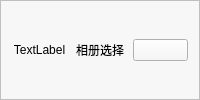
            <widget class="QFrame" name="frame_16">
             <property name="styleSheet">
              <string notr="true">background-color: rgb(247, 247, 247);</string>
             </property>
             <property name="frameShape">
              <enum>QFrame::StyledPanel</enum>
             </property>
             <property name="frameShadow">
              <enum>QFrame::Raised</enum>
             </property>
             <layout class="QHBoxLayout" name="horizontalLayout_11">
              <item>
               <widget class="QLabel" name="label_14">
                <property name="text">
                 <string>TextLabel</string>
                </property>
                <property name="alignment">
                 <set>Qt::AlignCenter</set>
                </property>
               </widget>
              </item>
              <item>
               <widget class="QLabel" name="label_15">
                <property name="text">
                 <string>相册选择</string>
                </property>
                <property name="alignment">
                 <set>Qt::AlignCenter</set>
                </property>
               </widget>
              </item>
              <item>
               <widget class="QPushButton" name="pushButton_25">
                <property name="text">
                 <string/>
                </property>
                <property name="checkable">
                 <bool>true</bool>
                </property>
               </widget>
              </item>
             </layout>
            </widget>
